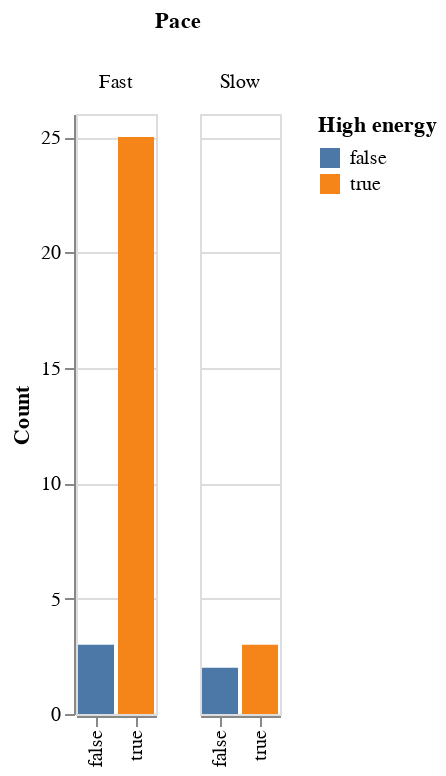

Here is the notebook cell this chart was saved with:
### Markdown cell above
###### Bar Chart 3: Relation Between Energy Tune and Pace

### Code cell
bars = alt.Chart().mark_bar().encode(
    x=alt.X('energy_tune', title=""),
    y=alt.Y('count()', title='Count'),
    color=alt.Color('energy_tune', title="High energy")
)

alt.layer(bars, data=feature_based_tracks).facet(
    column=alt.Column('pace', title = "Pace")
)

### Figure 1 — Vega-Lite specification as saved in the notebook (floating-point values rounded to 4 significant figures)
{"config": {"view": {"continuousWidth": 400, "continuousHeight": 300}}, "data": {"name": "data-356e570a6e23ab3d7c5de7695208c6f1"}, "facet": {"column": {"type": "nominal", "field": "pace", "title": "Pace"}}, "spec": {"layer": [{"mark": "bar", "encoding": {"color": {"type": "nominal", "field": "energy_tune", "title": "High energy"}, "x": {"type": "nominal", "field": "energy_tune", "title": ""}, "y": {"type": "quantitative", "aggregate": "count", "title": "Count"}}}]}, "$schema": "https://vega.github.io/schema/vega-lite/v4.8.1.json", "datasets": {"data-356e570a6e23ab3d7c5de7695208c6f1": [{"artist": "Various Artists", "album": "It's Always Sunny In Philadelphia (Music from the Original FX Series)", "track_name": "Off Broadway", "track_id": "7uSWYgt3MmFjLshyRdIgPL", "danceability": 0.602, "energy": 0.668, "key": 2, "loudness": -8.71, "mode": 1, "speechiness": 0.0352, "instrumentalness": 0.876, "liveness": 0.462, "valence": 0.849, "tempo": 150.1, "duration_ms": 150635, "time_signature": 4, "playlist": "Tom&Jerry", "energy_tune": true, "pace": "Fast"}, {"artist": "Vulfpeck", "album": "Mr Finish Line", "track_name": "Tee Time", "track_id": "3XxpR8oXqq5Km5X4LlS0pi", "danceability": 0.578, "energy": 0.889, "key": 6, "loudness": -9.708, "mode": 1, "speechiness": 0.0348, "instrumentalness": 0.73, "liveness": 0.0984, "valence": 0.868, "tempo": 141.0, "duration_ms": 169004, "time_signature": 4, "playlist": "Tom&Jerry", "energy_tune": true, "pace": "Fast"}, {"artist": "Various Artists", "album": "SUPER EUROBEAT presents INITIAL D 〜D SELECTION 2〜", "track_name": "LOVE & MONEY", "track_id": "16211VKpjM4Hh3MfIlcu4s", "danceability": 0.564, "energy": 0.971, "key": 9, "loudness": -5.338, "mode": 0, "speechiness": 0.0362, "instrumentalness": 0.132, "liveness": 0.223, "valence": 0.961, "tempo": 155.4, "duration_ms": 299933, "time_signature": 4, "playlist": "Tom&Jerry", "energy_tune": true, "pace": "Fast"}, {"artist": "Various Artists", "album": "SUPER EUROBEAT presents INITIAL D〜D SELECTION 3〜", "track_name": "NIGHT & DAY", "track_id": "1tYWuxQgXJqA4L4jACzjcK", "danceability": 0.38, "energy": 0.985, "key": 1, "loudness": -5.074, "mode": 0, "speechiness": 0.0548, "instrumentalness": 5.3e-05, "liveness": 0.226, "valence": 0.871, "tempo": 75.66, "duration_ms": 311300, "time_signature": 4, "playlist": "Tom&Jerry", "energy_tune": true, "pace": "Slow"}, {"artist": "Various Artists", "album": "The Fast And The Furious: Tokyo Drift (Original Motion Picture Soundtrack)", "track_name": "Speed", "track_id": "5EbTHYIQQtNNMloPNirkKi", "danceability": 0.413, "energy": 0.912, "key": 4, "loudness": -5.092, "mode": 0, "speechiness": 0.0878, "instrumentalness": 0.0203, "liveness": 0.14, "valence": 0.497, "tempo": 165.2, "duration_ms": 168587, "time_signature": 4, "playlist": "Tom&Jerry", "energy_tune": true, "pace": "Fast"}, {"artist": "Fatboy Slim", "album": "The Greatest Hits: Why Try Harder", "track_name": "Weapon Of Choice", "track_id": "08kB9HSfrcIi83rymwgjMz", "danceability": 0.626, "energy": 0.947, "key": 8, "loudness": -4.608, "mode": 0, "speechiness": 0.057, "instrumentalness": 0.78, "liveness": 0.209, "valence": 0.959, "tempo": 196.0, "duration_ms": 219813, "time_signature": 4, "playlist": "Tom&Jerry", "energy_tune": true, "pace": "Fast"}, {"artist": "Cory Wong", "album": "The Optimist", "track_name": "Jax", "track_id": "39PRMLzu72Nz6lSOCF3bWN", "danceability": 0.781, "energy": 0.84, "key": 5, "loudness": -7.689, "mode": 1, "speechiness": 0.0578, "instrumentalness": 0.834, "liveness": 0.0505, "valence": 0.698, "tempo": 112.0, "duration_ms": 252253, "time_signature": 4, "playlist": "Tom&Jerry", "energy_tune": true, "pace": "Fast"}, {"artist": "Ricky Martin", "album": "Ricky Martin", "track_name": "Livin' la Vida Loca", "track_id": "0Ph6L4l8dYUuXFmb71Ajnd", "danceability": 0.425, "energy": 0.954, "key": 1, "loudness": -3.756, "mode": 0, "speechiness": 0.0476, "instrumentalness": 0.0, "liveness": 0.0555, "valence": 0.933, "tempo": 178.0, "duration_ms": 243160, "time_signature": 4, "playlist": "Tom&Jerry", "energy_tune": true, "pace": "Fast"}, {"artist": "A Certain Ratio", "album": "Sextet", "track_name": "Lucinda", "track_id": "7km2akG0G3Z5STqoKrHZPf", "danceability": 0.69, "energy": 0.902, "key": 2, "loudness": -6.632, "mode": 1, "speechiness": 0.0686, "instrumentalness": 0.833, "liveness": 0.0923, "valence": 0.783, "tempo": 124.9, "duration_ms": 234813, "time_signature": 4, "playlist": "Tom&Jerry", "energy_tune": true, "pace": "Fast"}, {"artist": "Kristofer Maddigan", "album": "Cuphead (Original Soundtrack)", "track_name": "Fiery Frolic", "track_id": "02h2lqTc872LnYQ7TOFMmF", "danceability": 0.607, "energy": 0.679, "key": 7, "loudness": -6.221, "mode": 0, "speechiness": 0.114, "instrumentalness": 0.659, "liveness": 0.336, "valence": 0.715, "tempo": 150.2, "duration_ms": 217627, "time_signature": 4, "playlist": "Tom&Jerry", "energy_tune": true, "pace": "Fast"}, {"artist": "Ramones", "album": "Ramones (40th Anniversary Deluxe Edition; 2016 Remaster)", "track_name": "Blitzkrieg Bop - 2016 Remaster", "track_id": "4KcH1ZRV2W1q7Flq0QqC76", "danceability": 0.385, "energy": 0.783, "key": 9, "loudness": -2.533, "mode": 1, "speechiness": 0.233, "instrumentalness": 0.47, "liveness": 0.108, "valence": 0.902, "tempo": 176.7, "duration_ms": 134467, "time_signature": 4, "playlist": "Tom&Jerry", "energy_tune": true, "pace": "Fast"}, {"artist": "Carpenter Brut", "album": "Leather Teeth", "track_name": "Hairspray Hurricane", "track_id": "2x11x3cBABgQUDNMtTxMch", "danceability": 0.38, "energy": 0.83, "key": 2, "loudness": -3.742, "mode": 1, "speechiness": 0.0533, "instrumentalness": 0.934, "liveness": 0.275, "valence": 0.102, "tempo": 92.59, "duration_ms": 331507, "time_signature": 4, "playlist": "Tom&Jerry", "energy_tune": true, "pace": "Slow"}, {"artist": "Toby Fox", "album": "UNDERTALE Soundtrack", "track_name": "MEGALOVANIA", "track_id": "2WpstnkNuH6dUnm3fVLCpU", "danceability": 0.715, "energy": 0.612, "key": 7, "loudness": -9.85, "mode": 1, "speechiness": 0.0515, "instrumentalness": 0.864, "liveness": 0.0387, "valence": 0.95, "tempo": 120.0, "duration_ms": 156000, "time_signature": 4, "playlist": "Tom&Jerry", "energy_tune": true, "pace": "Fast"}, {"artist": "Elvis Presley", "album": "From Elvis in Memphis", "track_name": "Suspicious Minds", "track_id": "1H5IfYyIIAlgDX8zguUzns", "danceability": 0.487, "energy": 0.382, "key": 7, "loudness": -10.89, "mode": 1, "speechiness": 0.0309, "instrumentalness": 4.74e-06, "liveness": 0.411, "valence": 0.714, "tempo": 116.6, "duration_ms": 261280, "time_signature": 4, "playlist": "Stitch", "energy_tune": false, "pace": "Fast"}, {"artist": "Elvis Presley", "album": "Elvis' Golden Records, Vol. 3", "track_name": "Stuck on You", "track_id": "39zODpVtRvghMyfNjZ3BVK", "danceability": 0.647, "energy": 0.513, "key": 7, "loudness": -12.37, "mode": 1, "speechiness": 0.0421, "instrumentalness": 8.64e-06, "liveness": 0.108, "valence": 0.955, "tempo": 131.6, "duration_ms": 139640, "time_signature": 4, "playlist": "Stitch", "energy_tune": true, "pace": "Fast"}, {"artist": "Elvis Presley", "album": "Elvis' Golden Records", "track_name": "Hound Dog", "track_id": "64Ny7djQ6rNJspquof2KoX", "danceability": 0.494, "energy": 0.756, "key": 0, "loudness": -8.492, "mode": 1, "speechiness": 0.0499, "instrumentalness": 0.00505, "liveness": 0.76, "valence": 0.949, "tempo": 86.89, "duration_ms": 136027, "time_signature": 4, "playlist": "Stitch", "energy_tune": true, "pace": "Slow"}, {"artist": "Elvis Presley", "album": "Elvis 30 #1 Hits", "track_name": "(You're The) Devil in Disguise", "track_id": "0D1pEisM3QkiacGXJe5dmd", "danceability": 0.481, "energy": 0.733, "key": 5, "loudness": -7.633, "mode": 1, "speechiness": 0.165, "instrumentalness": 1.18e-05, "liveness": 0.108, "valence": 0.874, "tempo": 122.9, "duration_ms": 140427, "time_signature": 4, "playlist": "Stitch", "energy_tune": true, "pace": "Fast"}, {"artist": "Various Artists", "album": "Lilo & Stitch", "track_name": "He Mele No Lilo", "track_id": "3G9ZnSjGYyHx7e221v0qse", "danceability": 0.73, "energy": 0.331, "key": 2, "loudness": -12.43, "mode": 1, "speechiness": 0.0429, "instrumentalness": 0.000286, "liveness": 0.104, "valence": 0.394, "tempo": 126.6, "duration_ms": 148133, "time_signature": 4, "playlist": "Stitch", "energy_tune": false, "pace": "Fast"}, {"artist": "Elvis Presley", "album": "Elvis (Fool)", "track_name": "Burning Love", "track_id": "7zMUCLm1TN9o9JlLISztxO", "danceability": 0.66, "energy": 0.748, "key": 2, "loudness": -11.21, "mode": 1, "speechiness": 0.0284, "instrumentalness": 0.00585, "liveness": 0.283, "valence": 0.972, "tempo": 143.5, "duration_ms": 170293, "time_signature": 4, "playlist": "Stitch", "energy_tune": true, "pace": "Fast"}, {"artist": "Hank Williams", "album": "The Legend Lives Anew: Hank Williams, Sr. With Strings", "track_name": "I'm So Lonesome I Could Cry", "track_id": "4tj7IsJrn4MvesuhoY0JBy", "danceability": 0.524, "energy": 0.258, "key": 4, "loudness": -14.83, "mode": 1, "speechiness": 0.0287, "instrumentalness": 0.00164, "liveness": 0.328, "valence": 0.349, "tempo": 111.9, "duration_ms": 169067, "time_signature": 3, "playlist": "Stitch", "energy_tune": false, "pace": "Fast"}, {"artist": "Elvis Presley", "album": "Blue Hawaii", "track_name": "Aloha Oe", "track_id": "0a1OAjVB17jFlGegbhpQig", "danceability": 0.287, "energy": 0.278, "key": 7, "loudness": -15.65, "mode": 1, "speechiness": 0.0337, "instrumentalness": 5.35e-05, "liveness": 0.194, "valence": 0.254, "tempo": 98.77, "duration_ms": 114227, "time_signature": 3, "playlist": "Stitch", "energy_tune": false, "pace": "Slow"}, {"artist": "Various Artists", "album": "Lilo & Stitch", "track_name": "Stitch to the Rescue", "track_id": "1616uIpy5KwVqnKtIuyhcu", "danceability": 0.182, "energy": 0.105, "key": 2, "loudness": -18.31, "mode": 1, "speechiness": 0.0377, "instrumentalness": 0.518, "liveness": 0.0713, "valence": 0.0351, "tempo": 78.76, "duration_ms": 354827, "time_signature": 4, "playlist": "Stitch", "energy_tune": false, "pace": "Slow"}, {"artist": "Various Artists", "album": "Lilo & Stitch", "track_name": "Hawaiian Roller Coaster Ride", "track_id": "7GmiJVBAzWNikX5VkNQg85", "danceability": 0.702, "energy": 0.624, "key": 5, "loudness": -9.927, "mode": 1, "speechiness": 0.0285, "instrumentalness": 0.0152, "liveness": 0.0669, "valence": 0.947, "tempo": 114.5, "duration_ms": 208227, "time_signature": 4, "playlist": "Stitch", "energy_tune": true, "pace": "Fast"}, {"artist": "Various Artists", "album": "熱烈!アニソン魂 THE BEST カバー楽曲集 TVアニメシリーズ「デジモンシリーズ」 vol.1", "track_name": "Butter-Fly (デジモンアドベンチャー全話OP)", "track_id": "4A3G4Chh8DTJftwJEf5tOp", "danceability": 0.472, "energy": 0.907, "key": 2, "loudness": -4.545, "mode": 1, "speechiness": 0.0546, "instrumentalness": 0, "liveness": 0.0645, "valence": 0.441, "tempo": 165.0, "duration_ms": 257950, "time_signature": 4, "playlist": "Anime", "energy_tune": true, "pace": "Fast"}, {"artist": "毛毛", "album": "迪迦奥特曼", "track_name": "奇迹再现 - 《超人迪加》电视剧中文版片头曲", "track_id": "3zAieIyKyNODQn6y2sxbFq", "danceability": 0.457, "energy": 0.864, "key": 9, "loudness": -5.9, "mode": 1, "speechiness": 0.0838, "instrumentalness": 0, "liveness": 0.374, "valence": 0.441, "tempo": 159.8, "duration_ms": 236042, "time_signature": 4, "playlist": "Anime", "energy_tune": true, "pace": "Fast"}, {"artist": "Akano", "album": "Blue Bird (From \"Naruto Shippuden\")", "track_name": "Blue Bird (From \"Naruto Shippuden\")", "track_id": "1bEnIDpwKsyhDauHVoMz6t", "danceability": 0.594, "energy": 0.868, "key": 6, "loudness": -3.286, "mode": 0, "speechiness": 0.0606, "instrumentalness": 0, "liveness": 0.209, "valence": 0.691, "tempo": 152.0, "duration_ms": 100201, "time_signature": 4, "playlist": "Anime", "energy_tune": true, "pace": "Fast"}, {"artist": "Katsuo Ohno", "album": "「名探偵コナン から紅の恋歌」オリジナル・サウンドトラック", "track_name": "名探偵コナン メイン・テーマ(から紅ヴァージョン)", "track_id": "0RyQvri8BbQYChVVXSJnnL", "danceability": 0.269, "energy": 0.857, "key": 5, "loudness": -3.963, "mode": 0, "speechiness": 0.0495, "instrumentalness": 0.654, "liveness": 0.218, "valence": 0.689, "tempo": 131.9, "duration_ms": 186907, "time_signature": 4, "playlist": "Anime", "energy_tune": true, "pace": "Fast"}, {"artist": "Geek Music", "album": "Tom And Jerry Main Theme (From \"Tom And Jerry\")", "track_name": "Tom And Jerry Main Theme (From \"Tom And Jerry\")", "track_id": "5sFKd7dVlGoOuXl2usSZuW", "danceability": 0.544, "energy": 0.536, "key": 5, "loudness": -8.701, "mode": 1, "speechiness": 0.0357, "instrumentalness": 0.768, "liveness": 0.493, "valence": 0.514, "tempo": 156.0, "duration_ms": 65736, "time_signature": 3, "playlist": "Anime", "energy_tune": true, "pace": "Fast"}, {"artist": "Various Artists", "album": "喜羊羊与灰太狼之虎虎生威电影原声大碟", "track_name": "别看我只是一只羊 - 国", "track_id": "1gn9wcyLBChQcC3q7tKK8F", "danceability": 0.827, "energy": 0.507, "key": 0, "loudness": -6.392, "mode": 1, "speechiness": 0.0433, "instrumentalness": 0, "liveness": 0.068, "valence": 0.696, "tempo": 126.0, "duration_ms": 186467, "time_signature": 4, "playlist": "Anime", "energy_tune": true, "pace": "Fast"}, {"artist": "毛毛", "album": "迪迦奥特曼", "track_name": "永远的奥特曼 - 《迪迦奥特曼》中文片尾曲", "track_id": "4MskqNyksAQvAqnHEJmhTg", "danceability": 0.662, "energy": 0.872, "key": 4, "loudness": -6.223, "mode": 1, "speechiness": 0.0402, "instrumentalness": 2.11e-05, "liveness": 0.217, "valence": 0.579, "tempo": 130.0, "duration_ms": 197120, "time_signature": 4, "playlist": "Anime", "energy_tune": true, "pace": "Fast"}, {"artist": "Various Artists", "album": "アニソンLive大全集 熱烈!アニソン魂「アニたまLive」vol.1 in AJF 2004", "track_name": "ウィーアー! (ワンピース)", "track_id": "42esJ6BgSoV1DS3Onns03h", "danceability": 0.332, "energy": 0.975, "key": 8, "loudness": -6.182, "mode": 1, "speechiness": 0.106, "instrumentalness": 0, "liveness": 0.981, "valence": 0.268, "tempo": 167.9, "duration_ms": 262013, "time_signature": 4, "playlist": "Anime", "energy_tune": true, "pace": "Fast"}, {"artist": "牛奶@咖啡", "album": "越长大越孤单", "track_name": "快乐星猫", "track_id": "4Qzuh2Jp6MlIGjQPtYbZqi", "danceability": 0.543, "energy": 0.866, "key": 2, "loudness": -4.925, "mode": 1, "speechiness": 0.0689, "instrumentalness": 0, "liveness": 0.0236, "valence": 0.453, "tempo": 160.0, "duration_ms": 194160, "time_signature": 4, "playlist": "Anime", "energy_tune": true, "pace": "Fast"}, {"artist": "Toshio Masuda", "album": "NARUTO -ナルト- オリジナルサウンドトラック", "track_name": "NARUTO Main Theme", "track_id": "5kKloaKFvAuDNFi8m52hxy", "danceability": 0.525, "energy": 0.766, "key": 4, "loudness": -8.448, "mode": 0, "speechiness": 0.0438, "instrumentalness": 0.00235, "liveness": 0.125, "valence": 0.383, "tempo": 120.0, "duration_ms": 266920, "time_signature": 4, "playlist": "Anime", "energy_tune": true, "pace": "Fast"}]}}
